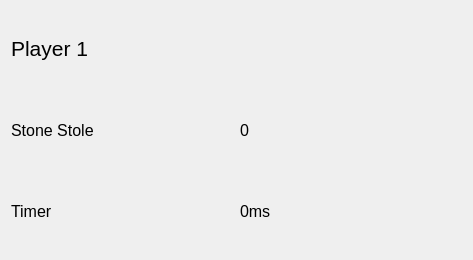
<?xml version="1.0" encoding="UTF-8"?>
<ui version="4.0">
 <class>Stats</class>
 <widget class="QWidget" name="Stats">
  <property name="geometry">
   <rect>
    <x>0</x>
    <y>0</y>
    <width>473</width>
    <height>260</height>
   </rect>
  </property>
  <property name="windowTitle">
   <string>Form</string>
  </property>
  <layout class="QVBoxLayout" name="verticalLayout_2">
   <item>
    <widget class="QLabel" name="player">
     <property name="maximumSize">
      <size>
       <width>16777215</width>
       <height>75</height>
      </size>
     </property>
     <property name="baseSize">
      <size>
       <width>0</width>
       <height>50</height>
      </size>
     </property>
     <property name="font">
      <font>
       <family>Arial</family>
       <pointsize>16</pointsize>
      </font>
     </property>
     <property name="text">
      <string>Player 1</string>
     </property>
     <property name="margin">
      <number>20</number>
     </property>
    </widget>
   </item>
   <item>
    <layout class="QHBoxLayout" name="horizontalLayout">
     <item>
      <layout class="QVBoxLayout" name="verticalLayout">
       <item>
        <widget class="QLabel" name="stillStone">
         <property name="font">
          <font>
           <family>Arial</family>
           <pointsize>12</pointsize>
          </font>
         </property>
         <property name="text">
          <string>Stone Stole</string>
         </property>
         <property name="margin">
          <number>10</number>
         </property>
        </widget>
       </item>
       <item>
        <widget class="QLabel" name="timer">
         <property name="font">
          <font>
           <family>Arial</family>
           <pointsize>12</pointsize>
          </font>
         </property>
         <property name="text">
          <string>Timer</string>
         </property>
         <property name="margin">
          <number>10</number>
         </property>
        </widget>
       </item>
      </layout>
     </item>
     <item>
      <layout class="QVBoxLayout" name="verticalLayout_3">
       <item>
        <widget class="QLabel" name="stoneStole">
         <property name="font">
          <font>
           <family>Arial</family>
           <pointsize>12</pointsize>
          </font>
         </property>
         <property name="text">
          <string>0</string>
         </property>
         <property name="margin">
          <number>10</number>
         </property>
        </widget>
       </item>
       <item>
        <widget class="QLabel" name="label_4">
         <property name="font">
          <font>
           <family>Arial</family>
           <pointsize>12</pointsize>
          </font>
         </property>
         <property name="text">
          <string>0ms</string>
         </property>
         <property name="margin">
          <number>10</number>
         </property>
        </widget>
       </item>
      </layout>
     </item>
    </layout>
   </item>
  </layout>
 </widget>
 <resources/>
 <connections/>
</ui>
